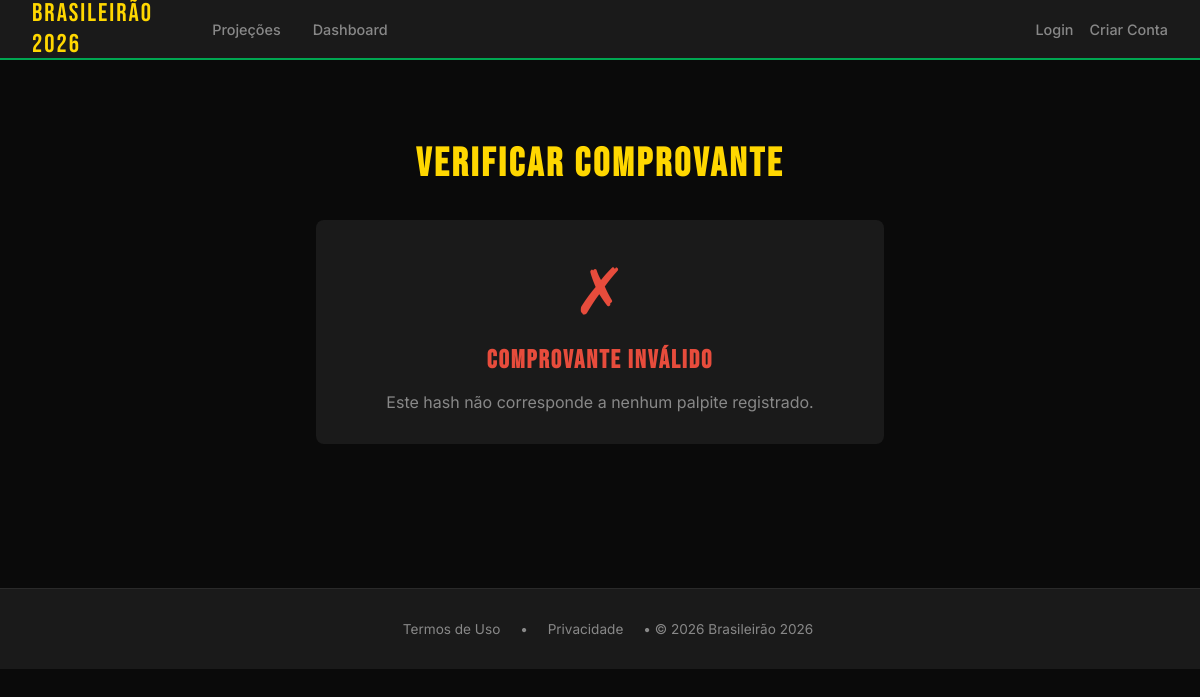
The app's page /verificar/ef17a370f4bc6a6ef8e211ac951160962415f93b2bb030962314e883e39226d1, older data.
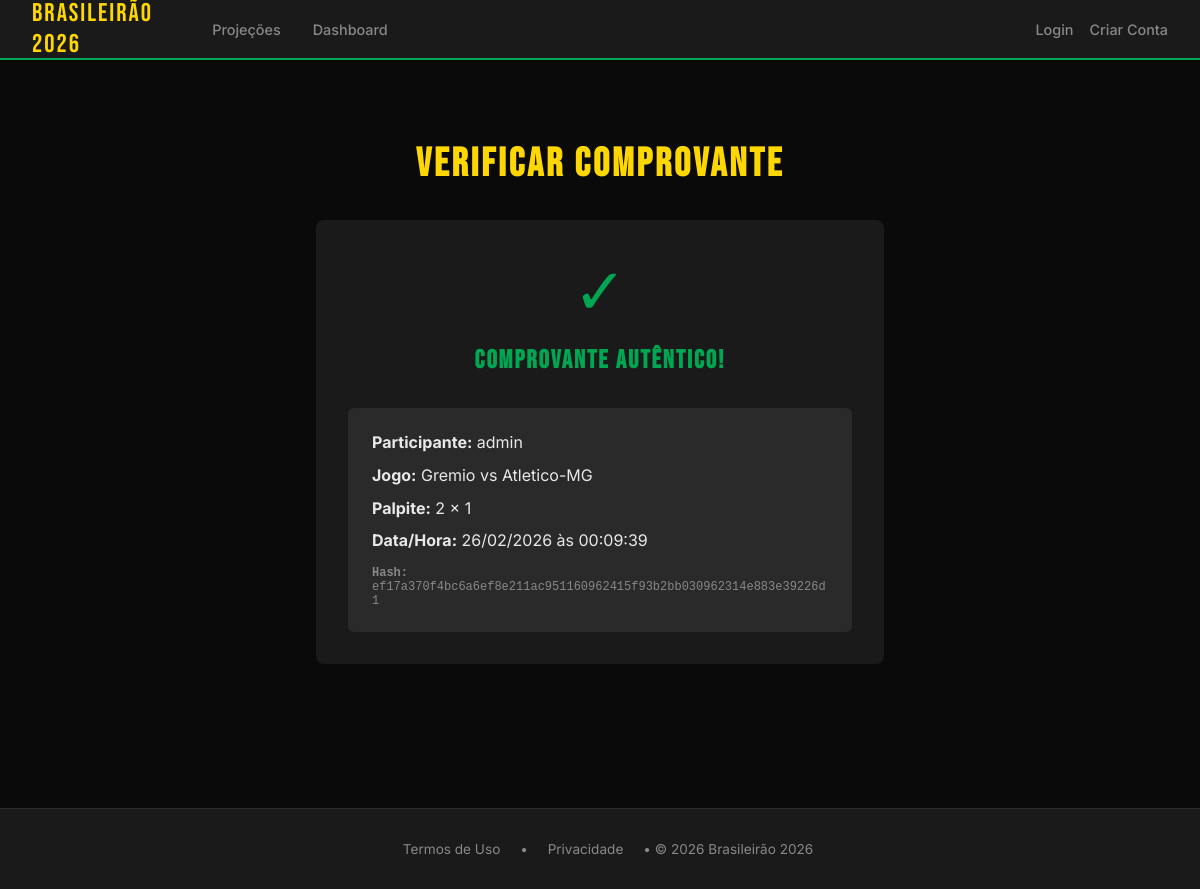
The same page, newer data.
### app/models.py (models this page shows, shortened)
class Usuario(UserMixin, db.Model):
    id = db.Column(db.Integer, primary_key=True)
    username = db.Column(db.String(80), unique=True, nullable=False)
    email = db.Column(db.String(120), unique=True, nullable=True)
    nome_completo = db.Column(db.String(200), nullable=True)
    password_hash = db.Column(db.String(200), nullable=False)
    is_admin = db.Column(db.Boolean, default=False)
    termos_aceitos_em = db.Column(db.DateTime)
    avatar_tipo = db.Column(db.String(20), default='sugerido')  # sugerido, upload
    avatar_sugerido_id = db.Column(db.Integer, db.ForeignKey('avatar_sugerido.id'), nullable=True)
    avatar_custom_url = db.Column(db.String(200), nullable=True)
    time_coracao_id = db.Column(db.Integer, db.ForeignKey('time.id'), nullable=True)
    tipo = db.Column(db.String(20), default='participante')  # admin, dono, participante
    status = db.Column(db.String(20), default='ativo')  # ativo, suspenso
    data_cadastro = db.Column(db.DateTime, default=db.func.now())

class Time(db.Model):
    id = db.Column(db.Integer, primary_key=True)
    api_id = db.Column(db.Integer, unique=True, nullable=False)
    nome = db.Column(db.String(100), nullable=False)
    logo_url = db.Column(db.String(200), nullable=True)
    pais = db.Column(db.String(50), nullable=True)
    liga_principal = db.Column(db.String(100), nullable=True)
    ativo = db.Column(db.Boolean, default=True)
    ultima_atualizacao = db.Column(db.DateTime, default=db.func.now())
    jogos_casa = db.relationship('Jogo', foreign_keys='Jogo.time_casa_id', backref='time_casa', lazy=True)
    jogos_fora = db.relationship('Jogo', foreign_keys='Jogo.time_fora_id', backref='time_fora', lazy=True)

class Palpite(db.Model):
    id = db.Column(db.Integer, primary_key=True)
    bolao_id = db.Column(db.Integer, db.ForeignKey('bolao.id'), nullable=False)
    usuario_id = db.Column(db.Integer, db.ForeignKey('usuario.id'), nullable=False)
    jogo_id = db.Column(db.Integer, db.ForeignKey('jogo.id'), nullable=False)
    gols_casa_palpite = db.Column(db.Integer, nullable=False)
    gols_fora_palpite = db.Column(db.Integer, nullable=False)
    pontos_obtidos = db.Column(db.Integer, default=0)
    data_palpite = db.Column(db.DateTime, default=db.func.now())
    hash_comprovante = db.Column(db.String(64))  # Hash SHA-256
    timestamp_preciso = db.Column(db.BigInteger)  # Timestamp em milissegundos
    usuario = db.relationship('Usuario', backref='palpites')  # ADICIONA ESTA LINHA
    jogo = db.relationship('Jogo', backref='palpites')        # E ESTA TAMBÉM

### app/routes.py (the view)
@bp.route('/verificar/<hash_comprovante>')
def verificar_comprovante(hash_comprovante):
    from app.models import Palpite
    palpite = Palpite.query.filter_by(hash_comprovante=hash_comprovante).first()
    return render_template('verificar.html', palpite=palpite)

### app/__init__.py (called while the page is built)
def create_app():
    app = Flask(__name__)
    app.config.from_object(Config)
    db.init_app(app)
    migrate.init_app(app, db)
    login_manager.init_app(app)
    login_manager.login_view = 'main.login'
    login_manager.login_message = 'Faça login para acessar esta página.'
    from app import routes
    app.register_blueprint(routes.bp)
    from app.utils import converter_utc_brasilia
    @app.template_filter('brasilia')
    def brasilia_filter(data):
        if not data:
            return ''
        data_br = converter_utc_brasilia(data)
        return data_br.strftime('%d/%m/%Y às %H:%M:%S')
    return app

### app/utils.py (called while the page is built)
def converter_utc_brasilia(data_utc):
    if not data_utc:
        return None
    if data_utc.tzinfo:
        brasilia = pytz.timezone('America/Sao_Paulo')
        return data_utc.astimezone(brasilia)
    utc = pytz.UTC
    data_com_tz = utc.localize(data_utc)
    brasilia = pytz.timezone('America/Sao_Paulo')
    return data_com_tz.astimezone(brasilia)

### app/templates/verificar.html (shortened to what this page needs)
{% extends "base.html" %}
{% block content %}
<div style="max-width: 600px; margin: 3rem auto; padding: 0 1rem;">
    <h1 style="text-align: center; margin-bottom: 2rem;">Verificar Comprovante</h1>
    <div style="background: var(--cinza); padding: 2rem; border-radius: 8px; text-align: center;">
        {% if palpite %}
        <div style="font-size: 4rem; color: var(--verde);">✓</div>
        <h2 style="color: var(--verde); margin: 1rem 0;">Comprovante Autêntico!</h2>
        <div style="background: var(--cinza-medio); padding: 1.5rem; border-radius: 6px; margin-top: 2rem; text-align: left;">
            <div style="margin-bottom: 0.8rem;">
                <strong>Participante:</strong> {{ palpite.usuario.nome_completo or palpite.usuario.username }}
            </div>
            <div style="margin-bottom: 0.8rem;">
                <strong>Jogo:</strong> {{ palpite.jogo.time_casa.nome }} vs {{ palpite.jogo.time_fora.nome }}
            </div>
            <div style="margin-bottom: 0.8rem;">
                <strong>Palpite:</strong> {{ palpite.gols_casa_palpite }} x {{ palpite.gols_fora_palpite }}
            </div>
            <div style="margin-bottom: 0.8rem;">
                <strong>Data/Hora:</strong> {{ palpite.data_palpite|brasilia }}
            </div>
            <div style="word-break: break-all; font-family: monospace; font-size: 0.75rem; color: var(--texto-fraco); margin-top: 1rem;">
                <strong>Hash:</strong><br>{{ palpite.hash_comprovante }}
            </div>
        </div>
        {% else %}
        <div style="font-size: 4rem; color: #e74c3c;">✗</div>
        <h2 style="color: #e74c3c; margin: 1rem 0;">Comprovante Inválido</h2>
        <p style="color: var(--texto-fraco);">Este hash não corresponde a nenhum palpite registrado.</p>
        {% endif %}
    </div>
</div>
{% endblock %}

Row changes from the older to the newer data that the page shows:
now on this page (row unchanged): Usuario: usuario "admin"
now on this page (row unchanged): Time: jogo.time_casa.nome "Gremio"
now on this page (row unchanged): Time: jogo.time_fora.nome "Atletico-MG"
now on this page (row edited): Palpite: gols_casa_palpite "2", gols_fora_palpite "1", data_palpite|brasilia "26/02/2026 às 00:09:39", hash_comprovante "ef17a370f4bc6a6ef8e211ac951160962415f93b2bb030962314e883e39226d1"
Text that changed along with them:
text no longer shown: "✗ Comprovante Inválido Este hash não corresponde a nenhum palpite registrado."
text now shown: "✓ Comprovante Autêntico! Participante: Jogo: vs Palpite: x Data/Hora: Hash:"
